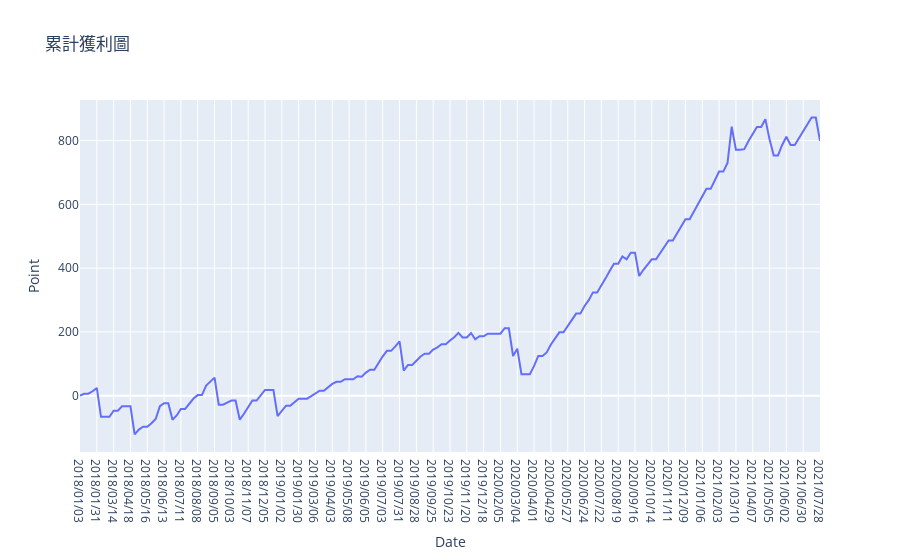

The notebook cell saved with this chart:
### Code cell
"""
策略測試
"""
strike_price_sdf = select_strike_price(day_of_week_sdf,250,150)
result_sdf = execution_strategy(strike_price_sdf,"賣權",1,買進賣遠 = False)
profit_df = visualize(result_sdf)

### Figure 1 — Plotly figure (JSON) as saved in the notebook; plotly's stock layout.template omitted (floating-point values rounded to 4 significant figures; data arrays with more than 128 entries replaced by an {"elided": "..."} marker saying what was removed)
{"data": [{"type": "scatter", "x": {"elided": "177 str values"}, "y": {"elided": "177 float values"}}], "layout": {"title": {"text": "累計獲利圖"}, "xaxis": {"title": {"text": "Date"}}, "yaxis": {"title": {"text": "Point"}}}}
